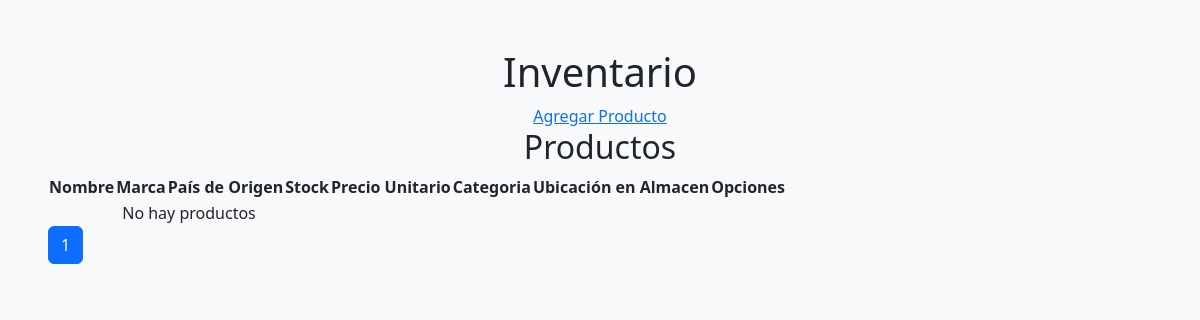
The app's page /productos/index_producto/, older data.
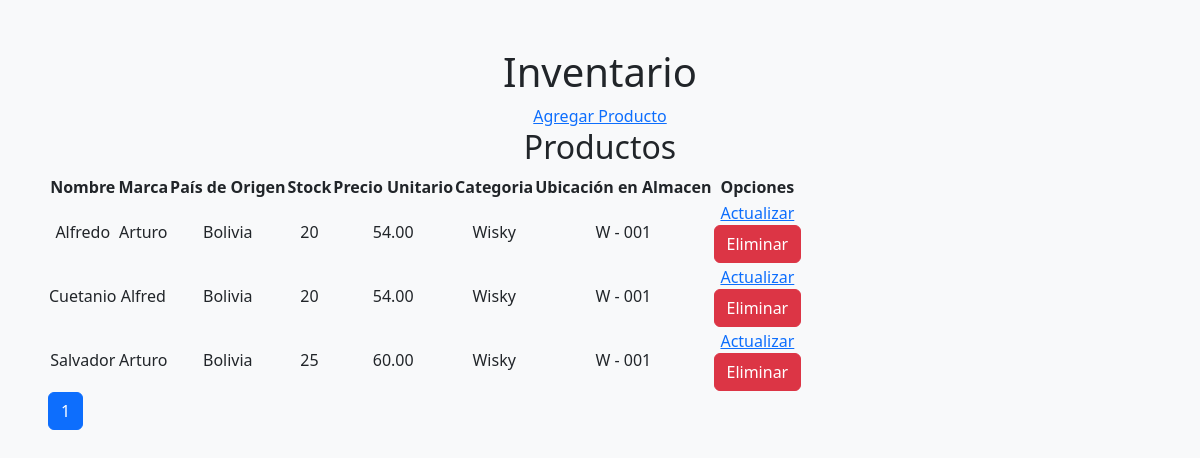
The same page, newer data.
### apps/productos/models.py (models this page shows, shortened)
class Productos(models.Model):
    proveedor_id = models.ForeignKey('inventario.Proveedores', on_delete=models.CASCADE)
    categoria_id = models.ForeignKey(Categorias, on_delete=models.SET_NULL, null=True)
    ubicacion_id = models.ForeignKey(Ubicacion, on_delete=models.SET_NULL, null=True)
    stock = models.IntegerField()
    nombre = models.CharField(max_length=80)
    marca = models.CharField(max_length=50)
    origen = models.CharField(max_length=50)
    precio_unitario = models.DecimalField(max_digits=10, decimal_places=2)

class Categorias(models.Model):
    nombre = models.CharField(max_length=50)
    descripcion = models.CharField(max_length=150, null=True)

class Ubicacion(models.Model):
    nombre = models.CharField(max_length=50)
    detalle = models.CharField(max_length=100)
    class Meta:
        verbose_name_plural = "Categorías de Productos"

### apps/productos/views.py (the view)
# urls.py: path('index_producto/', views.index_producto, name='index_producto'),
def index_producto(request):
    lista_productos = Productos.objects.all().order_by("nombre")
    paginacion = Paginator(lista_productos, 10)
    numero_pagina = request.GET.get('page')
    productos = paginacion.get_page(numero_pagina)
    context = {
        "productos": productos,
    }
    return render(request, 'productos/index_producto.html', context)

### templates/productos/index_producto.html (shortened to what this page needs)
{% extends 'base.html' %}
{% load static %}
{% block content %}
<div class="p-5 text-center">
    <h1>Inventario</h1>
    <a href="{% url 'productos:crear_producto' %}">Agregar Producto</a>
    <h2>Productos</h2>
    <table>
        <thead>
            <tr>
                <th>Nombre</th>
                <th>Marca</th>
                <th>País de Origen</th>
                <th>Stock</th>
                <th>Precio Unitario</th>
                <th>Categoria</th>
                <th>Ubicación en Almacen</th>
                <th>Opciones</th>
            </tr>
        </thead>
        <tbody>
            {% for producto in productos %}
            <tr>
                <td>{{ producto.nombre }}</td>
                <td>{{ producto.marca }}</td>
                <td>{{ producto.origen }}</td>
                <td>{{ producto.stock }}</td>
                <td>{{ producto.precio_unitario}}</td>
                <td>{{ producto.categoria_id.nombre }}</td>
                <td>{{ producto.ubicacion_id.nombre }}</td>
                <td>
                    <a href="{% url 'productos:editar_producto' producto.id %}">Actualizar</a>
                    <form method="post" action="{% url 'productos:eliminar_producto' producto.id %}"
                        onsubmit="return confirm('¿Seguro que deseas eliminar este registro?');">
                        <button type="submit" class="btn btn-danger">
                            Eliminar
                        </button>
                    </form>
                </td>
            </tr>
            {% empty %}
            <tr><td colspan="4">No hay productos</td></tr>
            {% endfor %}
        </tbody>
    </table>
    <nav>
        <ul class="pagination">
            {% for num in productos.paginator.page_range %}
                {% if productos.number == num %}
                    <li class="page-item active">
                        <span class="page-link">{{ num }}</span>
                    </li>
                {% else %}
                    <li class="page-item">
                        <a class="page-link" href="?page={{ num }}">{{ num }}</a>
                    </li>
                {% endif %}
            {% endfor %}
        </ul>
    </nav>
{% endblock %}

### templates/base.html (shortened to what this page needs)
{% load static %}
<!DOCTYPE html>
<html lang="es">
<head>
    <link href="https://cdn.jsdelivr.net/npm/bootstrap@5.3.0/dist/css/bootstrap.min.css" rel="stylesheet">
    <link rel="stylesheet" href="https://cdn.jsdelivr.net/npm/bootstrap-icons@1.11.0/font/bootstrap-icons.css">
    <link rel="stylesheet" href="{% static '/styles/dashboard.css' %}">
</head>
<body>
    {% block content %}
    {% endblock %}
</body>
</html>

### dashboard/static/styles/dashboard.css (style rules this page uses)
:root { --primary-color: #2c3e50; --secondary-color: #3498db; --success-color: #27ae60; --warning-color: #f39c12; --danger-color: #e74c3c; }
body { background-color: #f8f9fa; font-family: 'Segoe UI', Tahoma, Geneva, Verdana, sans-serif; }

Row changes from the older to the newer data that the page shows:
added Productos: nombre "Alfredo", marca "Arturo", origen "Bolivia", stock "20", precio_unitario "54.00", categoria_id.nombre "Wisky", ubicacion_id.nombre "W - 001"
added Productos: nombre "Cuetanio", marca "Alfred", origen "Bolivia", stock "20", precio_unitario "54.00", categoria_id.nombre "Wisky", ubicacion_id.nombre "W - 001"
added Productos: nombre "Salvador", marca "Arturo", origen "Bolivia", stock "25", precio_unitario "60.00", categoria_id.nombre "Wisky", ubicacion_id.nombre "W - 001"
Text that changed along with them:
text no longer shown: "No hay productos"
